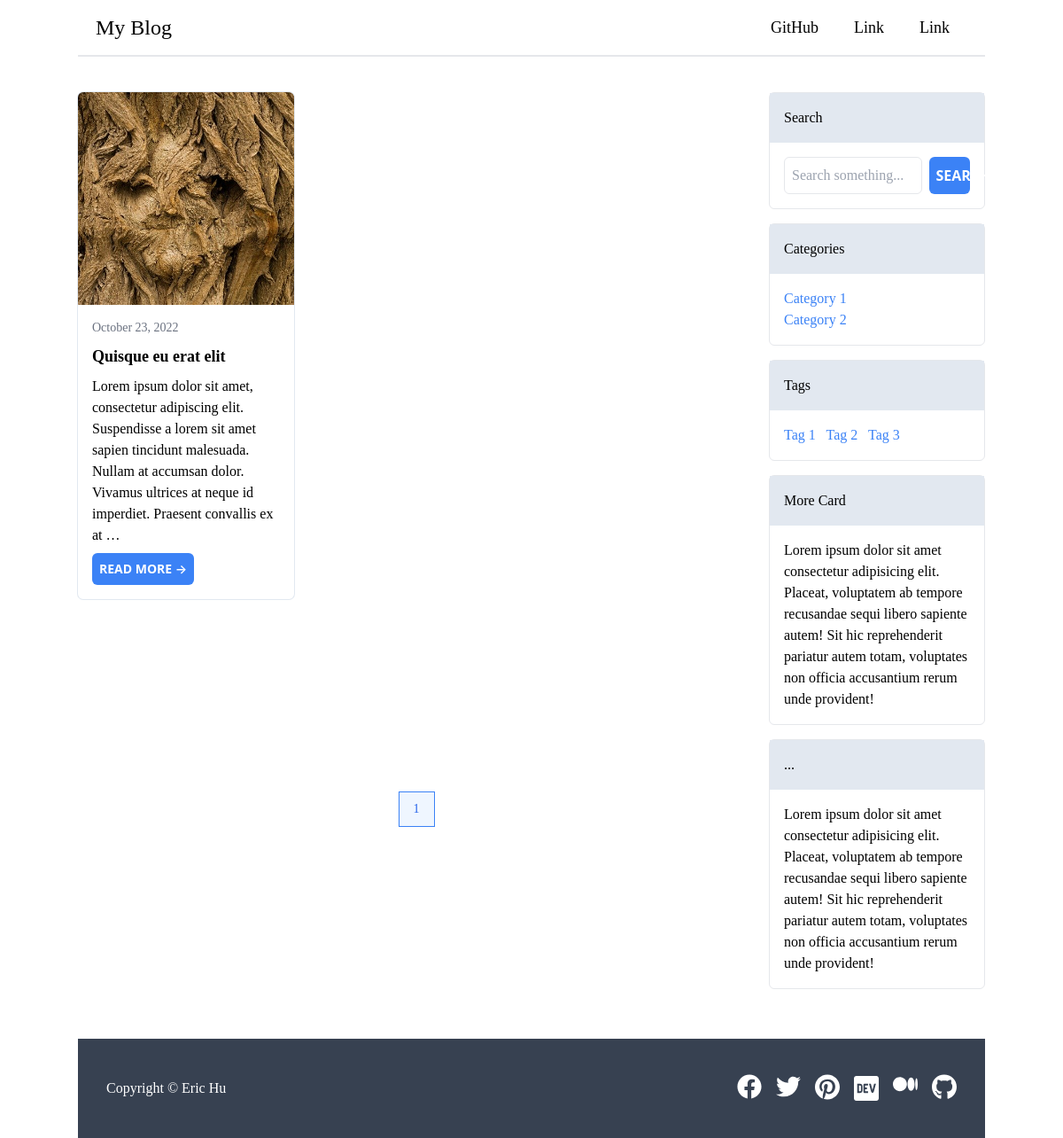
/category/category-2, run on the app's committed database.
### blog/models.py (models this page shows, shortened)
class Post(models.Model):
    title = models.CharField(max_length=200)
    slug = models.SlugField(unique=True)
    content = RichTextField()
    featured_image = models.ImageField(upload_to="images/")
    is_published = models.BooleanField(default=False)
    is_featured = models.BooleanField(default=False)
    created_at = models.DateField(auto_now=True)
    category = models.ForeignKey(Category, on_delete=models.CASCADE)
    tag = models.ManyToManyField(Tag)
    user = models.ForeignKey(User, on_delete=models.CASCADE)

class Category(models.Model):
    name = models.CharField(max_length=200)
    slug = models.SlugField(unique=True)
    description = models.TextField()
    class Meta:
        verbose_name_plural = "categories"

class Tag(models.Model):
    name = models.CharField(max_length=200)
    slug = models.SlugField(unique=True)
    description = models.TextField()

### blog/views.py (the view)
# urls.py: path("category/<slug:slug>", views.category, name="category"),
def category(request, slug):
    site = Site.objects.first()
    requested_category = Category.objects.get(slug=slug)
    categories = Category.objects.all()
    tags = Tag.objects.all()
    page = request.GET.get("page", "")  # Get the current page number
    posts = Post.objects.filter(category__slug=slug).filter(is_published=True)
    paginator = Paginator(posts, n)  # Showing 1 post for every page
    try:
        posts = paginator.page(page)
    except PageNotAnInteger:
        posts = paginator.page(1)
    except EmptyPage:
        posts = paginator.page(paginator.num_pages)
    return render(
        request,
        "category.html",
        {
            "site": site,
            "posts": posts,
            "category": requested_category,
            "categories": categories,
            "tags": tags,
        },
    )

### templates/category.html (shortened to what this page needs)
{% extends 'layout.html' %}
{% block content %}
<div class="grid grid-cols-4 gap-4 py-10">
  <div class="col-span-3 grid grid-cols-1">
    {% include "vendor/list.html" %}
  </div>
  {% include "vendor/sidebar.html" %}
</div>
{% endblock %}

### templates/vendor/list.html (shortened to what this page needs)
<div class="grid grid-cols-3 gap-4">
  {% for post in posts %}
  <div class="mb-4 ring-1 ring-slate-200 rounded-md h-fit hover:shadow-md">
    <a href="{% url 'post' post.slug %}"
      ><img
        class="rounded-t-md object-cover h-60 w-full"
        src="{{ post.featured_image.url }}"
        alt="..."
    /></a>
    <div class="m-4 grid gap-2">
      <div class="text-sm text-gray-500">
        {{ post.created_at|date:"F j, o" }}
      </div>
      <h2 class="text-lg font-bold">{{ post.title }}</h2>
      <p class="text-base">
        {{ post.content|striptags|truncatewords:30 }}
      </p>
      <a
        class="bg-blue-500 hover:bg-blue-700 rounded-md p-2 text-white uppercase text-sm font-semibold font-sans w-fit focus:ring"
        href="{% url 'post' post.slug %}"
        >Read more →</a
      >
    </div>
  </div>
  {% endfor %}
</div>
<nav
  class="isolate inline-flex -space-x-px rounded-md mx-auto my-5 max-h-10"
  aria-label="Pagination"
>
  {% for i in posts.paginator.page_range %}
  {% if posts.number == i %}
  <a
    href="?page={{ i }}"
    aria-current="page"
    class="relative z-10 inline-flex items-center border border-blue-500 bg-blue-50 px-4 py-2 text-sm font-medium text-blue-600 focus:z-20"
    >{{ i }}</a
  >
  {% endif %}
  {% endfor %}
</nav>

### templates/vendor/sidebar.html (shortened to what this page needs)
<div class="col-span-1">
  <div class="border rounded-md mb-4">
    <div class="bg-slate-200 p-4">Search</div>
    <div class="p-4">
      <form action="{% url 'search' %}" method="POST" class="grid grid-cols-4 gap-2">
        <input
          type="text"
          name="q"
          id="search"
          class="border rounded-md w-full focus:ring p-2 col-span-3"
          placeholder="Search something..."
        />
        <button
          type="submit"
          class="bg-blue-500 hover:bg-blue-700 rounded-md p-2 text-white uppercase font-semibold font-sans w-full focus:ring col-span-1"
        >
          Search
        </button>
      </form>
    </div>
  </div>
  <div class="border rounded-md mb-4">
    <div class="bg-slate-200 p-4">Categories</div>
    <div class="p-4">
      <ul class="list-none list-inside">
        {% for category in categories %}
        <li>
          <a
            href="{% url 'category' category.slug %}"
            class="text-blue-500 hover:underline"
            >{{ category.name }}</a
          >
        </li>
        {% endfor %}
      </ul>
    </div>
  </div>
  <div class="border rounded-md mb-4">
    <div class="bg-slate-200 p-4">Tags</div>
    <div class="p-4">
      {% for tag in tags %}
      <span class="mr-2"
        ><a
          href="{% url 'tag' tag.slug %}"
          class="text-blue-500 hover:underline"
          >{{ tag.name }}</a
        ></span
      >
      {% endfor %}
    </div>
  </div>
  <div class="border rounded-md mb-4">
    <div class="bg-slate-200 p-4">More Card</div>
    <div class="p-4">
      <p>
        Lorem ipsum dolor sit amet consectetur adipisicing elit. Placeat,
        voluptatem ab tempore recusandae sequi libero sapiente autem! Sit hic
        reprehenderit pariatur autem totam, voluptates non officia accusantium
        rerum unde provident!
      </p>
    </div>
  </div>
  <div class="border rounded-md mb-4">
    <div class="bg-slate-200 p-4">...</div>
    <div class="p-4">
      <p>
        Lorem ipsum dolor sit amet consectetur adipisicing elit. Placeat,
        voluptatem ab tempore recusandae sequi libero sapiente autem! Sit hic
        reprehenderit pariatur autem totam, voluptates non officia accusantium
        rerum unde provident!
      </p>
    </div>
  </div>
</div>

### data on the page
Post: featured_image (picture), created_at "October 23, 2022", title "Quisque eu erat elit", content "Lorem ipsum dolor sit amet, consectetur adipiscing elit. Suspendisse a lorem sit amet sapien tincidunt malesuada. Nullam at accumsan dolor. Vivamus ultrices at neque id imperdiet. Praesent convallis ex at …"
Category: name "Category 1"
Category: name "Category 2"
Tag: name "Tag 1"
Tag: name "Tag 2"
Tag: name "Tag 3"

### other printed values
{{ i }} "1"
